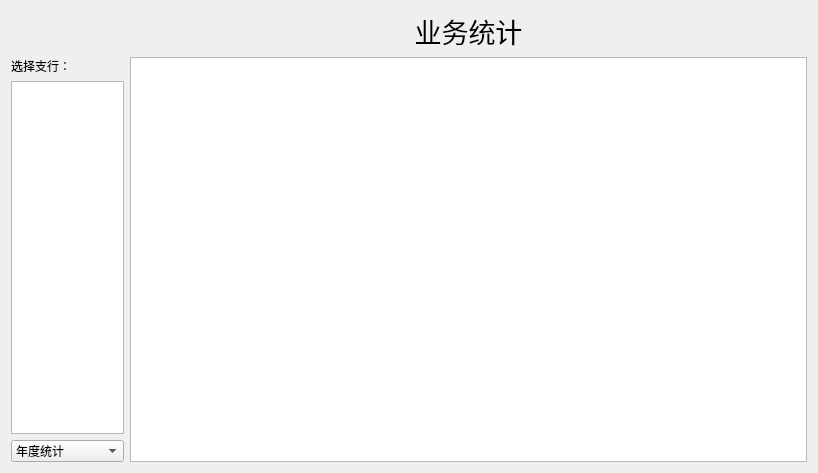
<?xml version="1.0" encoding="UTF-8"?>
<ui version="4.0">
 <class>Dialog</class>
 <widget class="QDialog" name="Dialog">
  <property name="geometry">
   <rect>
    <x>0</x>
    <y>0</y>
    <width>818</width>
    <height>473</height>
   </rect>
  </property>
  <property name="windowTitle">
   <string>业务统计</string>
  </property>
  <layout class="QGridLayout" name="gridLayout" columnstretch="1,6">
   <item row="1" column="0">
    <layout class="QVBoxLayout" name="verticalLayout_2">
     <item>
      <widget class="QLabel" name="label_2">
       <property name="text">
        <string>选择支行：</string>
       </property>
      </widget>
     </item>
     <item>
      <widget class="QListWidget" name="list">
       <property name="sizePolicy">
        <sizepolicy hsizetype="Expanding" vsizetype="Expanding">
         <horstretch>0</horstretch>
         <verstretch>0</verstretch>
        </sizepolicy>
       </property>
      </widget>
     </item>
     <item>
      <widget class="QComboBox" name="box">
       <property name="sizePolicy">
        <sizepolicy hsizetype="Preferred" vsizetype="Fixed">
         <horstretch>0</horstretch>
         <verstretch>0</verstretch>
        </sizepolicy>
       </property>
       <item>
        <property name="text">
         <string>年度统计</string>
        </property>
       </item>
       <item>
        <property name="text">
         <string>季度统计</string>
        </property>
       </item>
       <item>
        <property name="text">
         <string>月度统计</string>
        </property>
       </item>
      </widget>
     </item>
    </layout>
   </item>
   <item row="1" column="1">
    <widget class="QTableWidget" name="table">
     <property name="sizePolicy">
      <sizepolicy hsizetype="Expanding" vsizetype="Expanding">
       <horstretch>0</horstretch>
       <verstretch>0</verstretch>
      </sizepolicy>
     </property>
    </widget>
   </item>
   <item row="0" column="1">
    <widget class="QLabel" name="label">
     <property name="font">
      <font>
       <family>宋体</family>
       <pointsize>20</pointsize>
      </font>
     </property>
     <property name="text">
      <string>业务统计</string>
     </property>
     <property name="alignment">
      <set>Qt::AlignCenter</set>
     </property>
    </widget>
   </item>
  </layout>
 </widget>
 <resources/>
 <connections/>
</ui>
